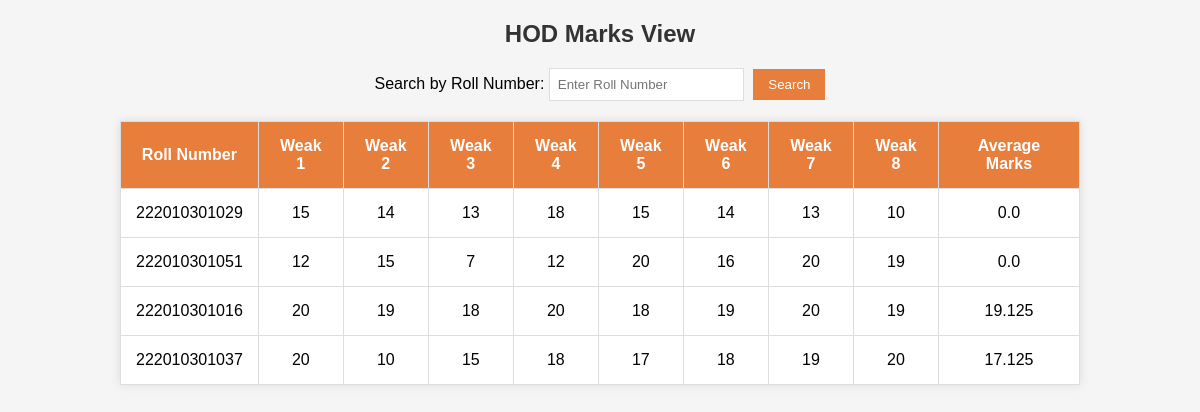
Page /hodmarks/ on the committed database.
### Intern_Portal/models.py (models this page shows, shortened)
class MyUploadedFiles(models.Model):
    roll_number = models.PositiveIntegerField()  # Add a Roll No field
    weekly_report = models.FileField(upload_to='uploads/')
    certificate = models.FileField(upload_to='uploads/')
    ppt = models.FileField(upload_to='uploads/')
    final_project_report = models.FileField(upload_to='uploads/')
    student = models.ForeignKey(User, on_delete=models.CASCADE)
    roll_number = models.CharField(max_length=20)
    marks1 = models.PositiveIntegerField(default=0)
    marks2 = models.PositiveIntegerField(default=0)
    marks3 = models.PositiveIntegerField(default=0)
    marks4 = models.PositiveIntegerField(default=0)
    marks5 = models.PositiveIntegerField(default=0)
    marks6 = models.PositiveIntegerField(default=0)
    marks7 = models.PositiveIntegerField(default=0)
    marks8 = models.PositiveIntegerField(default=0)
    average_marks = models.FloatField(default=0.0)

### Intern_Portal/views.py (the view)
# urls.py: path('hodmarks/',views.hod_marks_view,name='hod_marks_view'),
def hod_marks_view(request):
    uploaded_files=MyUploadedFiles.objects.all()
    context={'uploaded_files': uploaded_files}
    return render(request,'hod_marks_view.html',context)

### Intern_Portal/Templates/hod_marks_view.html (shortened to what this page needs)
<!DOCTYPE html>
<html lang="en">
<head>
</head>
<body>
    <h2>HOD Marks View</h2>
    <div class="search-container">
        <label for="rollNumber">Search by Roll Number: </label>
        <input type="text" id="rollNumber" placeholder="Enter Roll Number">
        <button onclick="searchByRollNumber()">Search</button>
    </div>
    <table border="1">
        <thead>
            <tr>
                <th>Roll Number</th>
                <th>Weak 1</th>
                <th>Weak 2</th>
                <th>Weak 3</th>
                <th>Weak 4</th>
                <th>Weak 5</th>
                <th>Weak 6</th>
                <th>Weak 7</th>
                <th>Weak 8</th>
                <th>Average Marks</th>
            </tr>
        </thead>
        <tbody>
            {% for file in uploaded_files %}
                <tr>
                    <td>{{ file.roll_number }}</td>
                    <td>{{ file.marks1 }}</td>
                    <td>{{ file.marks2 }}</td>
                    <td>{{ file.marks3 }}</td>
                    <td>{{ file.marks4 }}</td>
                    <td>{{ file.marks5 }}</td>
                    <td>{{ file.marks6 }}</td>
                    <td>{{ file.marks7 }}</td>
                    <td>{{ file.marks8 }}</td>
                    <td>{{ file.average_marks }}</td>
                </tr>
            {% endfor %}
        </tbody>
    </table>
</body>
</html>

### Intern_Portal/Templates/hod_marks_view.html (style rules this page uses)
body { font-family: 'Arial', sans-serif; background-color: #f5f5f5; margin: 0; padding: 0; }
h2 { text-align: center; color: #333; }
table { width: 80%; margin: 20px auto; border-collapse: collapse; box-shadow: 0 0 10px rgba(0, 0, 0, 0.1); background-color: #fff; }
th, td { padding: 15px; text-align: center; border: 1px solid #ddd; }
th { background-color: #e77e3c; color: #fff; }
.search-container { text-align: center; margin-bottom: 20px; }
input[type="text"] { padding: 8px; border: 1px solid #ddd; margin-right: 5px; }
button { padding: 8px 15px; background-color: #e77e3c; color: #fff; border: none; cursor: pointer; }
tbody tr { animation: fadeIn 0.5s ease-in-out; }

### rows in the picture
MyUploadedFiles: roll_number "222010301029", marks1 "15", marks2 "14", marks3 "13", marks4 "18", marks5 "15", marks6 "14", marks7 "13", marks8 "10", average_marks "0.0"
MyUploadedFiles: roll_number "222010301051", marks1 "12", marks2 "15", marks3 "7", marks4 "12", marks5 "20", marks6 "16", marks7 "20", marks8 "19", average_marks "0.0"
MyUploadedFiles: roll_number "222010301016", marks1 "20", marks2 "19", marks3 "18", marks4 "20", marks5 "18", marks6 "19", marks7 "20", marks8 "19", average_marks "19.125"
MyUploadedFiles: roll_number "222010301037", marks1 "20", marks2 "10", marks3 "15", marks4 "18", marks5 "17", marks6 "18", marks7 "19", marks8 "20", average_marks "17.125"
